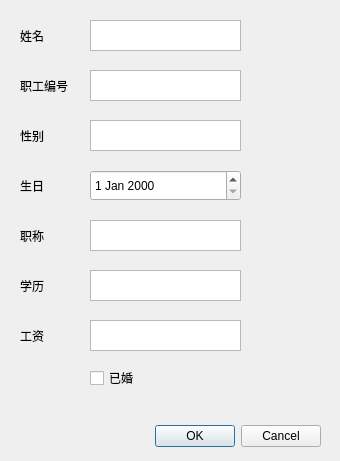
<?xml version="1.0" encoding="UTF-8"?>
<ui version="4.0">
 <class>AddDialog</class>
 <widget class="QDialog" name="AddDialog">
  <property name="geometry">
   <rect>
    <x>0</x>
    <y>0</y>
    <width>340</width>
    <height>461</height>
   </rect>
  </property>
  <property name="windowTitle">
   <string>Dialog</string>
  </property>
  <widget class="QDialogButtonBox" name="buttonBox">
   <property name="geometry">
    <rect>
     <x>-20</x>
     <y>420</y>
     <width>341</width>
     <height>32</height>
    </rect>
   </property>
   <property name="orientation">
    <enum>Qt::Horizontal</enum>
   </property>
   <property name="standardButtons">
    <set>QDialogButtonBox::Cancel|QDialogButtonBox::Ok</set>
   </property>
  </widget>
  <widget class="QTextEdit" name="textName">
   <property name="geometry">
    <rect>
     <x>90</x>
     <y>20</y>
     <width>151</width>
     <height>31</height>
    </rect>
   </property>
  </widget>
  <widget class="QLabel" name="label">
   <property name="geometry">
    <rect>
     <x>20</x>
     <y>30</y>
     <width>54</width>
     <height>12</height>
    </rect>
   </property>
   <property name="text">
    <string>姓名</string>
   </property>
  </widget>
  <widget class="QTextEdit" name="textid">
   <property name="geometry">
    <rect>
     <x>90</x>
     <y>70</y>
     <width>151</width>
     <height>31</height>
    </rect>
   </property>
  </widget>
  <widget class="QLabel" name="label_2">
   <property name="geometry">
    <rect>
     <x>20</x>
     <y>75</y>
     <width>61</width>
     <height>21</height>
    </rect>
   </property>
   <property name="text">
    <string>职工编号</string>
   </property>
  </widget>
  <widget class="QTextEdit" name="textSex">
   <property name="geometry">
    <rect>
     <x>90</x>
     <y>120</y>
     <width>151</width>
     <height>31</height>
    </rect>
   </property>
  </widget>
  <widget class="QLabel" name="label_3">
   <property name="geometry">
    <rect>
     <x>20</x>
     <y>130</y>
     <width>54</width>
     <height>12</height>
    </rect>
   </property>
   <property name="text">
    <string>性别</string>
   </property>
  </widget>
  <widget class="QTextEdit" name="textEducation">
   <property name="geometry">
    <rect>
     <x>90</x>
     <y>270</y>
     <width>151</width>
     <height>31</height>
    </rect>
   </property>
  </widget>
  <widget class="QLabel" name="label_4">
   <property name="geometry">
    <rect>
     <x>20</x>
     <y>280</y>
     <width>54</width>
     <height>12</height>
    </rect>
   </property>
   <property name="text">
    <string>学历</string>
   </property>
  </widget>
  <widget class="QDateEdit" name="dateBirth">
   <property name="geometry">
    <rect>
     <x>90</x>
     <y>170</y>
     <width>151</width>
     <height>31</height>
    </rect>
   </property>
  </widget>
  <widget class="QLabel" name="label_5">
   <property name="geometry">
    <rect>
     <x>20</x>
     <y>180</y>
     <width>54</width>
     <height>12</height>
    </rect>
   </property>
   <property name="text">
    <string>生日</string>
   </property>
  </widget>
  <widget class="QTextEdit" name="textStatus">
   <property name="geometry">
    <rect>
     <x>90</x>
     <y>220</y>
     <width>151</width>
     <height>31</height>
    </rect>
   </property>
  </widget>
  <widget class="QLabel" name="label_6">
   <property name="geometry">
    <rect>
     <x>20</x>
     <y>230</y>
     <width>54</width>
     <height>12</height>
    </rect>
   </property>
   <property name="text">
    <string>职称</string>
   </property>
  </widget>
  <widget class="QTextEdit" name="textSalary">
   <property name="geometry">
    <rect>
     <x>90</x>
     <y>320</y>
     <width>151</width>
     <height>31</height>
    </rect>
   </property>
  </widget>
  <widget class="QLabel" name="label_7">
   <property name="geometry">
    <rect>
     <x>20</x>
     <y>330</y>
     <width>54</width>
     <height>12</height>
    </rect>
   </property>
   <property name="text">
    <string>工资</string>
   </property>
  </widget>
  <widget class="QCheckBox" name="checkBoxMarried">
   <property name="geometry">
    <rect>
     <x>90</x>
     <y>370</y>
     <width>71</width>
     <height>16</height>
    </rect>
   </property>
   <property name="text">
    <string>已婚</string>
   </property>
   <property name="checked">
    <bool>false</bool>
   </property>
  </widget>
 </widget>
 <resources/>
 <connections>
  <connection>
   <sender>buttonBox</sender>
   <signal>accepted()</signal>
   <receiver>AddDialog</receiver>
   <slot>accept()</slot>
   <hints>
    <hint type="sourcelabel">
     <x>248</x>
     <y>254</y>
    </hint>
    <hint type="destinationlabel">
     <x>157</x>
     <y>274</y>
    </hint>
   </hints>
  </connection>
  <connection>
   <sender>buttonBox</sender>
   <signal>rejected()</signal>
   <receiver>AddDialog</receiver>
   <slot>reject()</slot>
   <hints>
    <hint type="sourcelabel">
     <x>316</x>
     <y>260</y>
    </hint>
    <hint type="destinationlabel">
     <x>286</x>
     <y>274</y>
    </hint>
   </hints>
  </connection>
 </connections>
</ui>
